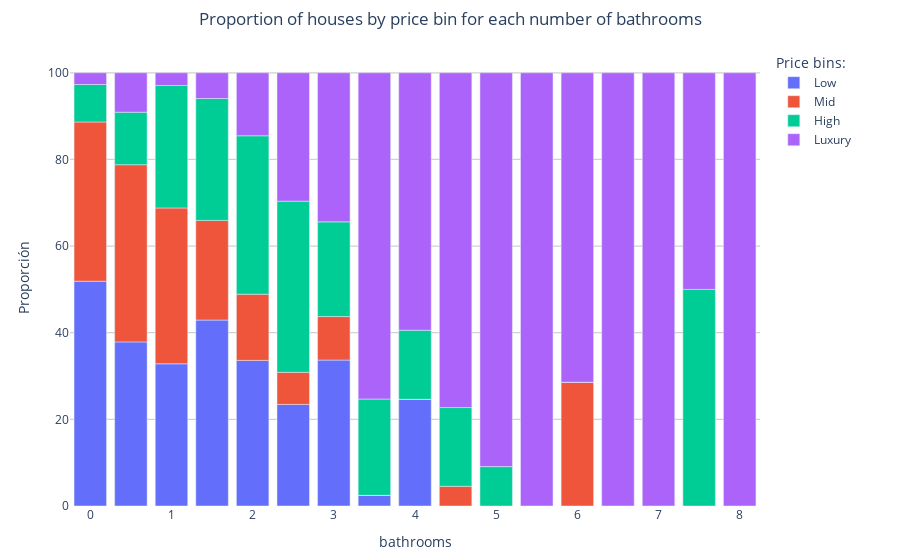

Notebook cell for this chart:
### Markdown cell above
### Analysis of the proportion of houses by price bin for each number of bathrooms

### Code cell
df = data.groupby(['bathrooms','price_binarized'])['id'].count().reset_index().rename(columns={'id':'Count'})
df['Sort_col'] = df['price_binarized'].apply(lambda bbin : {'Low':1,'Mid':2,'High':3,'Luxury':4}[bbin])
df.sort_values(['bathrooms','Sort_col'], inplace=True)

fig = px.bar(df, x="bathrooms", y="Count", color="price_binarized", hover_data={'bathrooms':False, 'price_binarized':False}, labels={"Count": "Proporción"})
fig.update_layout(plot_bgcolor='white',
                  hovermode="closest",
                  legend={'title_text':'Price bins:'},
                  title={'text': 'Proportion of houses by price bin for each number of bathrooms', 'x': 0.5},
                  margin={'l':70, 'r':140, 't':50, 'b':50},
                  barnorm='percent')
fig.update_xaxes(showgrid=False)
fig.update_yaxes(showgrid=True, gridwidth=1.2, gridcolor='#d1d1d1')
fig.show()

### Figure 1 — Plotly figure (JSON) as saved in the notebook; plotly's stock layout.template omitted (floating-point values rounded to 4 significant figures)
{"data": [{"alignmentgroup": "True", "customdata": [["Low"], ["Low"], ["Low"], ["Low"], ["Low"], ["Low"], ["Low"], ["Low"], ["Low"], ["Low"], ["Low"], ["Low"], ["Low"], ["Low"], ["Low"], ["Low"], ["Low"]], "hovertemplate": "Proporción=%{y}<extra></extra>", "legendgroup": "Low", "marker": {"color": "#636efa", "pattern": {"shape": ""}}, "name": "Low", "offsetgroup": "Low", "orientation": "v", "showlegend": true, "textposition": "auto", "type": "bar", "x": [0, 0.5, 1, 1.5, 2, 2.5, 3, 3.5, 4, 4.5, 5, 5.5, 6, 6.5, 7, 7.5, 8], "xaxis": "x", "y": [96, 25, 10489, 752, 1119, 95, 94, 2, 17, 0, 0, 0, 0, 0, 0, 0, 0], "yaxis": "y"}, {"alignmentgroup": "True", "customdata": [["Mid"], ["Mid"], ["Mid"], ["Mid"], ["Mid"], ["Mid"], ["Mid"], ["Mid"], ["Mid"], ["Mid"], ["Mid"], ["Mid"], ["Mid"], ["Mid"], ["Mid"], ["Mid"], ["Mid"]], "hovertemplate": "Proporción=%{y}<extra></extra>", "legendgroup": "Mid", "marker": {"color": "#EF553B", "pattern": {"shape": ""}}, "name": "Mid", "offsetgroup": "Mid", "orientation": "v", "showlegend": true, "textposition": "auto", "type": "bar", "x": [0, 0.5, 1, 1.5, 2, 2.5, 3, 3.5, 4, 4.5, 5, 5.5, 6, 6.5, 7, 7.5, 8], "xaxis": "x", "y": [68, 27, 11494, 403, 509, 30, 28, 0, 0, 1, 0, 0, 2, 0, 0, 0, 0], "yaxis": "y"}, {"alignmentgroup": "True", "customdata": [["High"], ["High"], ["High"], ["High"], ["High"], ["High"], ["High"], ["High"], ["High"], ["High"], ["High"], ["High"], ["High"], ["High"], ["High"], ["High"], ["High"]], "hovertemplate": "Proporción=%{y}<extra></extra>", "legendgroup": "High", "marker": {"color": "#00cc96", "pattern": {"shape": ""}}, "name": "High", "offsetgroup": "High", "orientation": "v", "showlegend": true, "textposition": "auto", "type": "bar", "x": [0, 0.5, 1, 1.5, 2, 2.5, 3, 3.5, 4, 4.5, 5, 5.5, 6, 6.5, 7, 7.5, 8], "xaxis": "x", "y": [16, 8, 9031, 493, 1217, 160, 61, 18, 11, 4, 1, 0, 0, 0, 0, 1, 0], "yaxis": "y"}, {"alignmentgroup": "True", "customdata": [["Luxury"], ["Luxury"], ["Luxury"], ["Luxury"], ["Luxury"], ["Luxury"], ["Luxury"], ["Luxury"], ["Luxury"], ["Luxury"], ["Luxury"], ["Luxury"], ["Luxury"], ["Luxury"], ["Luxury"], ["Luxury"], ["Luxury"]], "hovertemplate": "Proporción=%{y}<extra></extra>", "legendgroup": "Luxury", "marker": {"color": "#ab63fa", "pattern": {"shape": ""}}, "name": "Luxury", "offsetgroup": "Luxury", "orientation": "v", "showlegend": true, "textposition": "auto", "type": "bar", "x": [0, 0.5, 1, 1.5, 2, 2.5, 3, 3.5, 4, 4.5, 5, 5.5, 6, 6.5, 7, 7.5, 8], "xaxis": "x", "y": [5, 6, 938, 104, 484, 120, 96, 61, 41, 17, 10, 5, 5, 1, 1, 1, 3], "yaxis": "y"}], "layout": {"autosize": true, "barmode": "relative", "barnorm": "percent", "hovermode": "closest", "legend": {"title": {"text": "Price bins:"}, "tracegroupgap": 0}, "margin": {"b": 50, "l": 70, "r": 140, "t": 50}, "plot_bgcolor": "white", "title": {"text": "Proportion of houses by price bin for each number of bathrooms", "x": 0.5}, "xaxis": {"anchor": "y", "autorange": true, "domain": [0, 1], "range": [-0.25, 8.25], "showgrid": false, "title": {"text": "bathrooms"}, "type": "linear"}, "yaxis": {"anchor": "x", "autorange": true, "domain": [0, 1], "gridcolor": "#d1d1d1", "gridwidth": 1.2, "range": [0, 105.3], "showgrid": true, "title": {"text": "Proporción"}, "type": "linear"}}}
